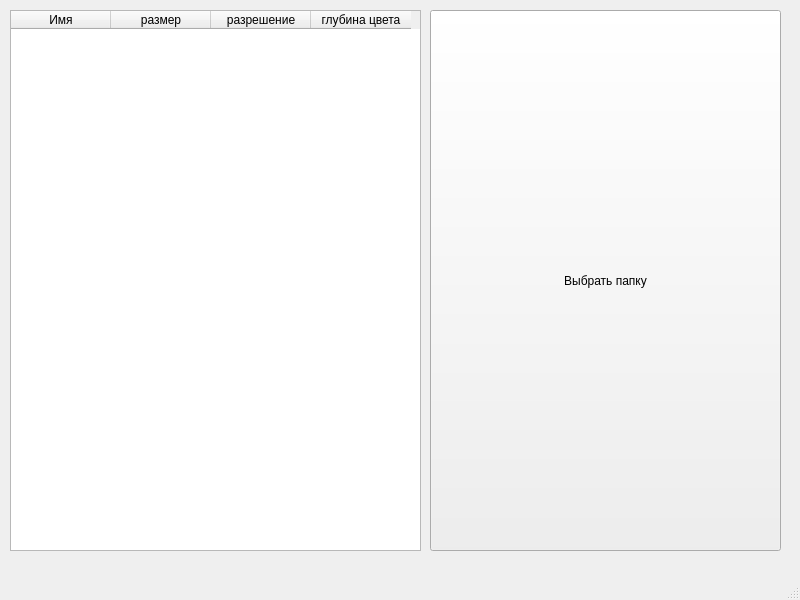
<?xml version="1.0" encoding="UTF-8"?>
<ui version="4.0">
 <class>MainWindow</class>
 <widget class="QMainWindow" name="MainWindow">
  <property name="geometry">
   <rect>
    <x>0</x>
    <y>0</y>
    <width>800</width>
    <height>600</height>
   </rect>
  </property>
  <property name="windowTitle">
   <string>MainWindow</string>
  </property>
  <widget class="QWidget" name="centralwidget">
   <widget class="QPushButton" name="pushButton">
    <property name="geometry">
     <rect>
      <x>430</x>
      <y>10</y>
      <width>351</width>
      <height>541</height>
     </rect>
    </property>
    <property name="text">
     <string>Выбрать папку</string>
    </property>
   </widget>
   <widget class="QTableWidget" name="table">
    <property name="geometry">
     <rect>
      <x>10</x>
      <y>10</y>
      <width>411</width>
      <height>541</height>
     </rect>
    </property>
    <property name="columnCount">
     <number>4</number>
    </property>
    <column>
     <property name="text">
      <string>Имя</string>
     </property>
    </column>
    <column>
     <property name="text">
      <string>размер</string>
     </property>
    </column>
    <column>
     <property name="text">
      <string>разрешение</string>
     </property>
    </column>
    <column>
     <property name="text">
      <string>глубина цвета</string>
     </property>
    </column>
   </widget>
  </widget>
  <widget class="QMenuBar" name="menubar">
   <property name="geometry">
    <rect>
     <x>0</x>
     <y>0</y>
     <width>800</width>
     <height>21</height>
    </rect>
   </property>
  </widget>
  <widget class="QStatusBar" name="statusbar"/>
 </widget>
 <resources/>
 <connections/>
</ui>
